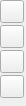
                         <widget class="QWidget" name="tasksAdditionalListScrollAreaWidgetContents">
                          <property name="geometry">
                           <rect>
                            <x>0</x>
                            <y>0</y>
                            <width>26</width>
                            <height>106</height>
                           </rect>
                          </property>
                          <layout class="QVBoxLayout" name="verticalLayout_20">
                           <property name="spacing">
                            <number>2</number>
                           </property>
                           <property name="margin">
                            <number>0</number>
                           </property>
                           <item>
                            <widget class="QToolButton" name="tasksAdditionalListAddButton">
                             <property name="minimumSize">
                              <size>
                               <width>0</width>
                               <height>22</height>
                              </size>
                             </property>
                             <property name="baseSize">
                              <size>
                               <width>30</width>
                               <height>30</height>
                              </size>
                             </property>
                             <property name="toolTip">
                              <string>Add new script</string>
                             </property>
                             <property name="text">
                              <string/>
                             </property>
                             <property name="icon">
                              <iconset resource="imageresources.qrc">
                               <normaloff>:/add</normaloff>:/add</iconset>
                             </property>
                             <property name="popupMode">
                              <enum>QToolButton::DelayedPopup</enum>
                             </property>
                             <property name="arrowType">
                              <enum>Qt::NoArrow</enum>
                             </property>
                            </widget>
                           </item>
                           <item>
                            <widget class="QToolButton" name="tasksAdditionalListRemoveButton">
                             <property name="minimumSize">
                              <size>
                               <width>0</width>
                               <height>22</height>
                              </size>
                             </property>
                             <property name="toolTip">
                              <string>Remove current script</string>
                             </property>
                             <property name="text">
                              <string/>
                             </property>
                             <property name="icon">
                              <iconset resource="imageresources.qrc">
                               <normaloff>:/subtract</normaloff>:/subtract</iconset>
                             </property>
                            </widget>
                           </item>
                           <item>
                            <widget class="QToolButton" name="tasksAdditionalListUpButton">
                             <property name="minimumSize">
                              <size>
                               <width>0</width>
                               <height>22</height>
                              </size>
                             </property>
                             <property name="toolTip">
                              <string>Move current script up</string>
                             </property>
                             <property name="text">
                              <string/>
                             </property>
                             <property name="icon">
                              <iconset resource="imageresources.qrc">
                               <normaloff>:/arrow_up</normaloff>:/arrow_up</iconset>
                             </property>
                            </widget>
                           </item>
                           <item>
                            <widget class="QToolButton" name="tasksAdditionalListDownButton">
                             <property name="minimumSize">
                              <size>
                               <width>0</width>
                               <height>22</height>
                              </size>
                             </property>
                             <property name="toolTip">
                              <string>Move current script down</string>
                             </property>
                             <property name="text">
                              <string/>
                             </property>
                             <property name="icon">
                              <iconset resource="imageresources.qrc">
                               <normaloff>:/arrow_down</normaloff>:/arrow_down</iconset>
                             </property>
                            </widget>
                           </item>
                           <item>
                            <spacer name="tasksAdditionalListButtonSpacer">
                             <property name="orientation">
                              <enum>Qt::Vertical</enum>
                             </property>
                             <property name="sizeType">
                              <enum>QSizePolicy::Expanding</enum>
                             </property>
                             <property name="sizeHint" stdset="0">
                              <size>
                               <width>20</width>
                               <height>2</height>
                              </size>
                             </property>
                            </spacer>
                           </item>
                          </layout>
                         </widget>
